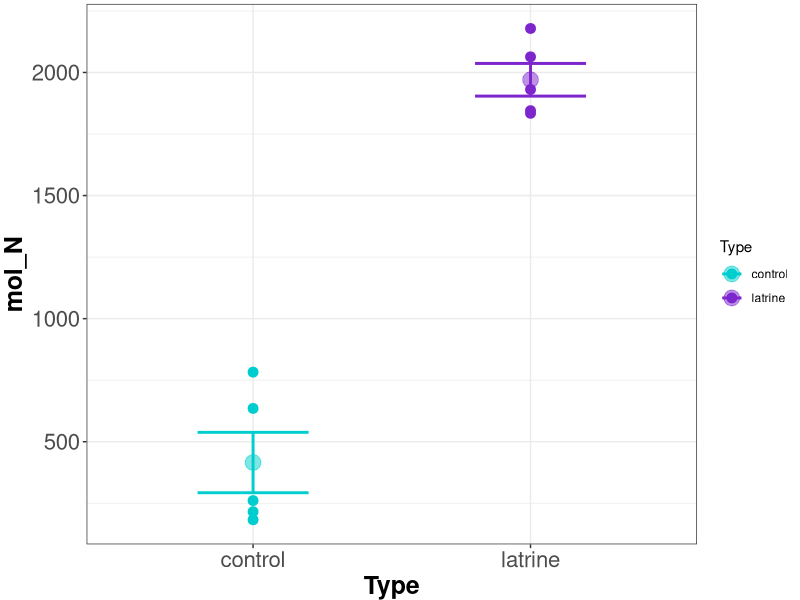
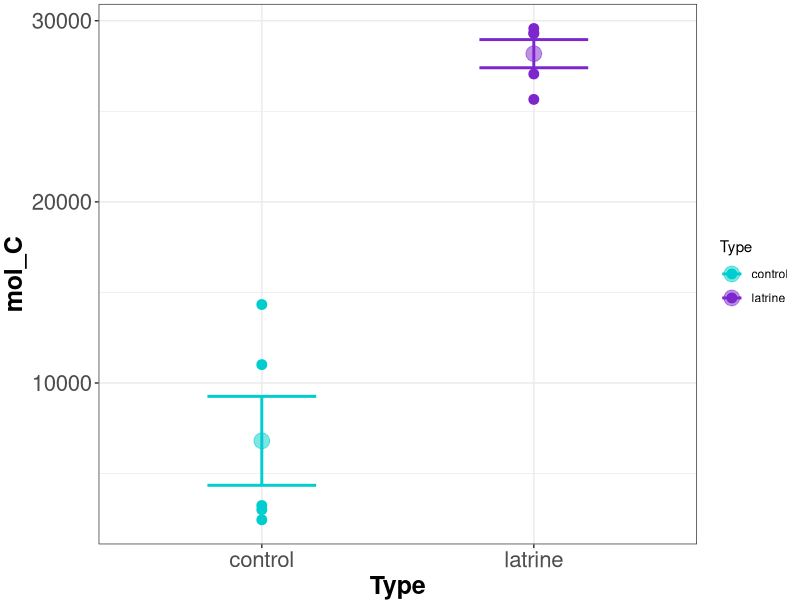
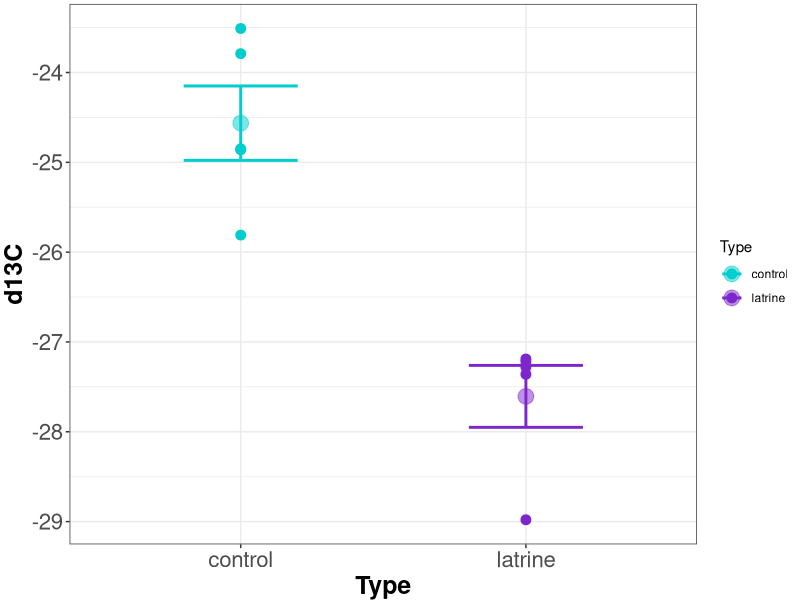
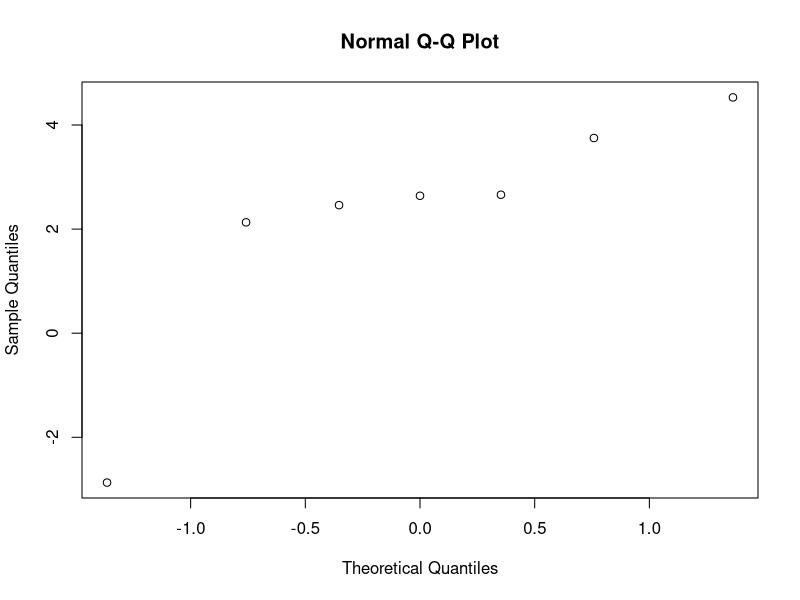
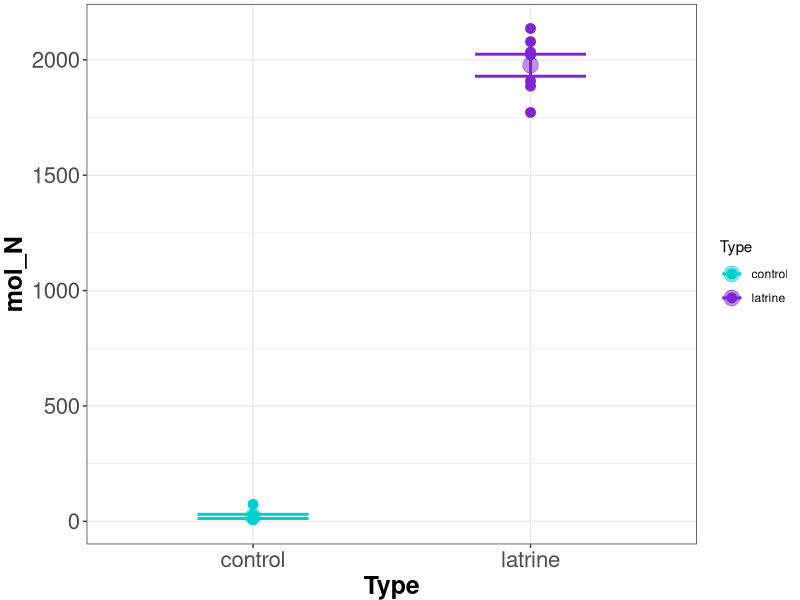
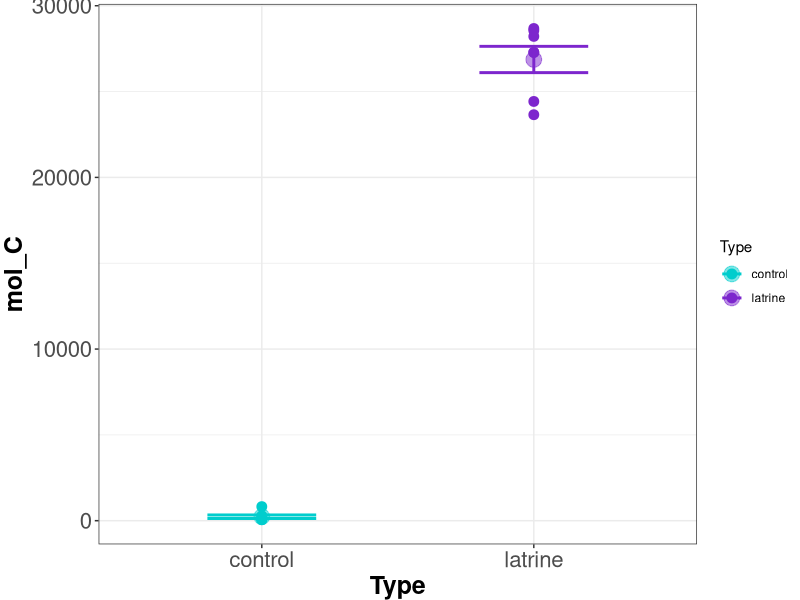
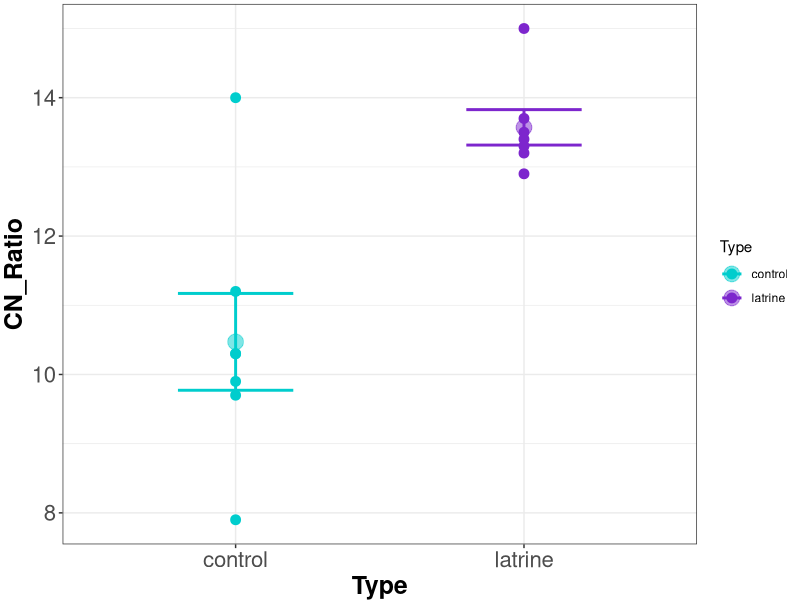
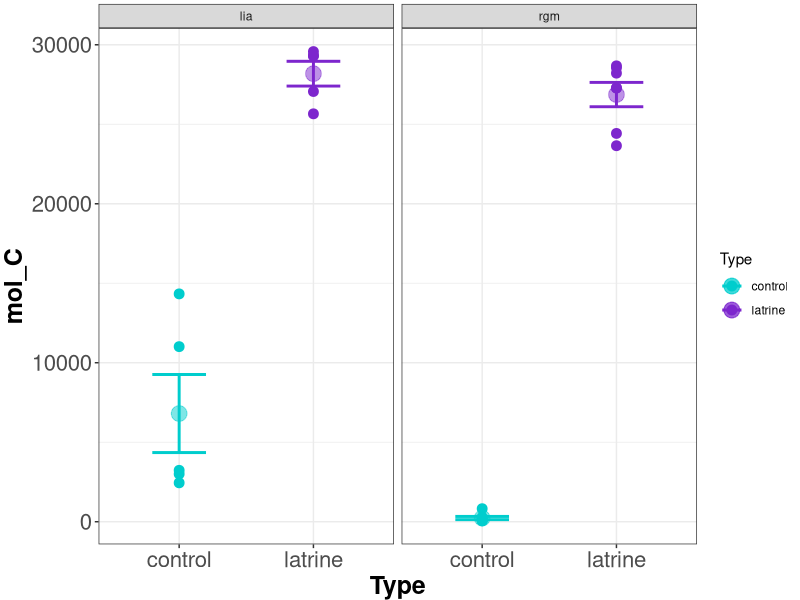

Generate these figures, in order, with R:
library(ggplot2)
library(vegan)
library(tidyverse)
library(doBy)

#load in nutrient data
nutrient<- read.csv("Peru_Nutrient.csv")


########## LIA----

#filter for just lia and remove na
nut_LIA<- nutrient[c(1:4,6:8,11:13),]

#make data wide
wide_LIA<-pivot_wider(names_from='Type', values_from=c('mass_N','mol_N','Mass_C','mol_C','d15N','d13C','CN_Ratio'), data=nut_LIA)

#normality test on the difference between columns
shapiro.test(wide_LIA$mol_N_control-wide_LIA$mol_N_latrine)
shapiro.test(wide_LIA$mol_C_control-wide_LIA$mol_C_latrine)
shapiro.test(wide_LIA$d15N_control-wide_LIA$d15N_latrine)
shapiro.test(wide_LIA$d13C_control-wide_LIA$d13C_latrine)
shapiro.test(wide_LIA$CN_Ratio_control-wide_LIA$CN_Ratio_latrine)

#run paired ttest for control and latrine
t.test(Pair(mol_N_control,mol_N_latrine)~1, data=wide_LIA)
t.test(Pair(mol_C_control,mol_C_latrine)~1, data=wide_LIA)
t.test(Pair(d15N_control,d15N_latrine)~1, data=wide_LIA) #not different
t.test(Pair(d13C_control,d13C_latrine)~1, data=wide_LIA)
t.test(Pair(CN_Ratio_control,CN_Ratio_latrine)~1, data=wide_LIA) #not different

#plots
molN_stats <- summaryBy(mol_N ~ Type , nut_LIA, FUN = c(mean))

ggplot(nut_LIA, aes(x=Type, y=mol_N, color=Type, group=Type))+
  geom_point(size=3)+
  geom_point(data=molN_stats, aes(x = Type, y = mol_N.mean, color=Type), size=5, alpha=.5) +
  stat_summary(aes(x=Type, y=mol_N), geom="errorbar", fun.data="mean_se",
                 fun.args=list(mult=1), size=1, width=.4) +
 scale_color_manual(values=c('cyan3','purple3'))+ 
  theme_bw()+
  theme(
    plot.title = element_text(size = 16, hjust = 0.5),
    axis.title.y = element_text(face="bold", size = 18), 
    axis.text.y = element_text(size = 16),
    axis.title.x = element_text(size = 18, face = "bold",color = "black"),
    axis.text.x=element_text(size=16),
    plot.margin = unit(c(0.1,0.1,0,0.1),"cm"))

molC_stats <- summaryBy(mol_C ~ Type , nut_LIA, FUN = c(mean))

ggplot(nut_LIA, aes(x=Type, y=mol_C, color=Type, group=Type))+
  geom_point(size=3)+
  geom_point(data=molC_stats, aes(x = Type, y = mol_C.mean, color=Type), size=5, alpha=.5) +
  stat_summary(aes(x=Type, y=mol_C), geom="errorbar", fun.data="mean_se",
               fun.args=list(mult=1), size=1, width=.4) +
  scale_color_manual(values=c('cyan3','purple3'))+ 
  theme_bw()+
  theme(
    plot.title = element_text(size = 16, hjust = 0.5),
    axis.title.y = element_text(face="bold", size = 18), 
    axis.text.y = element_text(size = 16),
    axis.title.x = element_text(size = 18, face = "bold",color = "black"),
    axis.text.x=element_text(size=16),
    plot.margin = unit(c(0.1,0.1,0,0.1),"cm"))

d13C_stats <- summaryBy(d13C ~ Type , nut_LIA, FUN = c(mean))

ggplot(nut_LIA, aes(x=Type, y=d13C, color=Type, group=Type))+
  geom_point(size=3)+
  geom_point(data=d13C_stats, aes(x = Type, y = d13C.mean, color=Type), size=5, alpha=.5) +
  stat_summary(aes(x=Type, y=d13C), geom="errorbar", fun.data="mean_se",
               fun.args=list(mult=1), size=1, width=.4) +
  scale_color_manual(values=c('cyan3','purple3'))+ 
  theme_bw()+
  theme(
    plot.title = element_text(size = 16, hjust = 0.5),
    axis.title.y = element_text(face="bold", size = 18), 
    axis.text.y = element_text(size = 16),
    axis.title.x = element_text(size = 18, face = "bold",color = "black"),
    axis.text.x=element_text(size=16),
    plot.margin = unit(c(0.1,0.1,0,0.1),"cm"))

############ RGM----
#filter for just rgm
nut_RGM<- nutrient[14:27,1:10]

#make data wide
wide_RGM<-pivot_wider(names_from='Type', values_from=c('mass_N','mol_N','Mass_C','mol_C','d15N','d13C','CN_Ratio'), data=nut_RGM)

#normality test on the difference between columns
shapiro.test(wide_RGM$mol_N_control-wide_RGM$mol_N_latrine)
shapiro.test(wide_RGM$mol_C_control-wide_RGM$mol_C_latrine)
shapiro.test(wide_RGM$d15N_control-wide_RGM$d15N_latrine)
shapiro.test(wide_RGM$d13C_control-wide_RGM$d13C_latrine) #not normal
shapiro.test(wide_RGM$CN_Ratio_control-wide_RGM$CN_Ratio_latrine)

qqnorm(wide_RGM$d13C_control-wide_RGM$d13C_latrine)

#run paired ttest for control and latrine
t.test(Pair(mol_N_control,mol_N_latrine)~1, data=wide_RGM)
t.test(Pair(mol_C_control,mol_C_latrine)~1, data=wide_RGM)
t.test(Pair(d15N_control,d15N_latrine)~1, data=wide_RGM) #not different
t.test(Pair(d13C_control,d13C_latrine)~1, data=wide_RGM) # p= .05124, but not normal
t.test(Pair(CN_Ratio_control,CN_Ratio_latrine)~1, data=wide_RGM) 

RGM_d13C_c<- wide_RGM$d13C_control
RGM_d13C_l<- wide_RGM$d13C_latrine
wilcox.test(RGM_d13C_c, RGM_d13C_l, paired=T) # not different

#plots
RGM_molN_stats <- summaryBy(mol_N ~ Type , nut_RGM, FUN = c(mean))

ggplot(nut_RGM, aes(x=Type, y=mol_N, color=Type, group=Type))+
  geom_point(size=3)+
  geom_point(data=RGM_molN_stats, aes(x = Type, y = mol_N.mean, color=Type), size=5, alpha=.5) +
  stat_summary(aes(x=Type, y=mol_N), geom="errorbar", fun.data="mean_se",
               fun.args=list(mult=1), size=1, width=.4) +
  scale_color_manual(values=c('cyan3','purple3'))+ 
  theme_bw()+
  theme(
    plot.title = element_text(size = 16, hjust = 0.5),
    axis.title.y = element_text(face="bold", size = 18), 
    axis.text.y = element_text(size = 16),
    axis.title.x = element_text(size = 18, face = "bold",color = "black"),
    axis.text.x=element_text(size=16),
    plot.margin = unit(c(0.1,0.1,0,0.1),"cm"))

RGM_molC_stats <- summaryBy(mol_C ~ Type , nut_RGM, FUN = c(mean))

ggplot(nut_RGM, aes(x=Type, y=mol_C, color=Type, group=Type))+
  geom_point(size=3)+
  geom_point(data=RGM_molC_stats, aes(x = Type, y = mol_C.mean, color=Type), size=5, alpha=.5) +
  stat_summary(aes(x=Type, y=mol_C), geom="errorbar", fun.data="mean_se",
               fun.args=list(mult=1), size=1, width=.4) +
  scale_color_manual(values=c('cyan3','purple3'))+ 
  theme_bw()+
  theme(
    plot.title = element_text(size = 16, hjust = 0.5),
    axis.title.y = element_text(face="bold", size = 18), 
    axis.text.y = element_text(size = 16),
    axis.title.x = element_text(size = 18, face = "bold",color = "black"),
    axis.text.x=element_text(size=16),
    plot.margin = unit(c(0.1,0.1,0,0.1),"cm"))

RGM_CN_stats <- summaryBy(CN_Ratio ~ Type , nut_RGM, FUN = c(mean))

ggplot(nut_RGM, aes(x=Type, y=CN_Ratio, color=Type, group=Type))+
  geom_point(size=3)+
  geom_point(data=RGM_CN_stats, aes(x = Type, y = CN_Ratio.mean, color=Type), size=5, alpha=.5) +
  stat_summary(aes(x=Type, y=CN_Ratio), geom="errorbar", fun.data="mean_se",
               fun.args=list(mult=1), size=1, width=.4) +
  scale_color_manual(values=c('cyan3','purple3'))+ 
  theme_bw()+
  theme(
    plot.title = element_text(size = 16, hjust = 0.5),
    axis.title.y = element_text(face="bold", size = 18), 
    axis.text.y = element_text(size = 16),
    axis.title.x = element_text(size = 18, face = "bold",color = "black"),
    axis.text.x=element_text(size=16),
    plot.margin = unit(c(0.1,0.1,0,0.1),"cm"))



#####plot both soil types----

#mol C
RGM_C_mean<- data.frame(soilAge=c('rgm','rgm'), Type=c('control', 'latrine'), mol_C=c(231.7143, 26869))
LIA_C_mean<-data.frame(soilAge=c('lia','lia'), Type=c('control', 'latrine'), mol_C=c(6805.8, 28181.8))

ggplot(nutrient, aes(x=Type, y=mol_C, color=Type, group=Type))+
  geom_point(size=3)+
  geom_point(data=RGM_C_mean, aes(x = Type, y = mol_C, color=Type), size=5, alpha=.5) +
  geom_point(data=LIA_C_mean, aes(x = Type, y = mol_C, color=Type), size=5, alpha=.5) +
  stat_summary(aes(x=Type, y=mol_C), geom="errorbar", fun.data="mean_se",
               fun.args=list(mult=1), size=1, width=.4) +
  scale_color_manual(values=c('cyan3','purple3'))+ 
  theme_bw()+
  facet_wrap(~soilAge)+
  theme(
    plot.title = element_text(size = 16, hjust = 0.5),
    axis.title.y = element_text(face="bold", size = 18), 
    axis.text.y = element_text(size = 16),
    axis.title.x = element_text(size = 18, face = "bold",color = "black"),
    axis.text.x=element_text(size=16),
    plot.margin = unit(c(0.1,0.1,0,0.1),"cm"))

#mol_N
RGM_N_mean<- data.frame(soilAge=c('rgm','rgm'), Type=c('control', 'latrine'), mol_N=c(21.37143, 1976.61429))
LIA_N_mean<-data.frame(soilAge=c('lia','lia'), Type=c('control', 'latrine'), mol_N=c(415.52, 1970.44))

nutrient[c(1:4,6:8,11:27),] %>% 
  ggplot(., aes(x=Type, y=mol_N, color=Type, group=Type))+
    geom_point(size=3)+
    geom_point(data=RGM_N_mean, aes(x = Type, y = mol_N, color=Type), size=5, alpha=.5) +
    geom_point(data=LIA_N_mean, aes(x = Type, y = mol_N, color=Type), size=5, alpha=.5) +
    stat_summary(aes(x=Type, y=mol_N), geom="errorbar", fun.data="mean_se",
                 fun.args=list(mult=1), size=1, width=.4) +
    scale_color_manual(values=c('cyan3','purple3'))+ 
    theme_bw()+
    facet_wrap(~soilAge)+
    theme(
      plot.title = element_text(size = 16, hjust = 0.5),
      axis.title.y = element_text(face="bold", size = 18), 
      axis.text.y = element_text(size = 16),
      axis.title.x = element_text(size = 18, face = "bold",color = "black"),
      axis.text.x=element_text(size=16),
      plot.margin = unit(c(0.1,0.1,0,0.1),"cm"))


#CN ratio
RGM_CN_mean<- data.frame(soilAge=c('rgm','rgm'), Type=c('control', 'latrine'), CN_Ratio=c(mean(wide_RGM$CN_Ratio_control), mean(wide_RGM$CN_Ratio_latrine)))
LIA_CN_mean<-data.frame(soilAge=c('lia','lia'), Type=c('control', 'latrine'), CN_Ratio=c(mean(wide_LIA$CN_Ratio_control), mean(wide_LIA$CN_Ratio_latrine)))

ggplot(nutrient, aes(x=Type, y=CN_Ratio, color=Type, group=Type))+
  geom_point(size=3)+
  geom_point(data=RGM_CN_mean, aes(x = Type, y = CN_Ratio, color=Type), size=5, alpha=.5) +
  geom_point(data=LIA_CN_mean, aes(x = Type, y = CN_Ratio, color=Type), size=5, alpha=.5) +
  stat_summary(aes(x=Type, y=CN_Ratio), geom="errorbar", fun.data="mean_se",
               fun.args=list(mult=1), size=1, width=.4) +
  scale_color_manual(values=c('cyan3','purple3'))+ 
  theme_bw()+
  facet_wrap(~soilAge)+
  theme(
    plot.title = element_text(size = 16, hjust = 0.5),
    axis.title.y = element_text(face="bold", size = 18), 
    axis.text.y = element_text(size = 16),
    axis.title.x = element_text(size = 18, face = "bold",color = "black"),
    axis.text.x=element_text(size=16),
    plot.margin = unit(c(0.1,0.1,0,0.1),"cm"))

#d15N ratio
RGM_d15N_mean<- data.frame(soilAge=c('rgm','rgm'), Type=c('control', 'latrine'), d15N=c(mean(wide_RGM$d15N_control), mean(wide_RGM$d15N_latrine)))
LIA_d15N_mean<-data.frame(soilAge=c('lia','lia'), Type=c('control', 'latrine'), d15N=c(mean(wide_LIA$d15N_control), mean(wide_LIA$d15N_latrine)))

ggplot(nutrient, aes(x=Type, y=d15N, color=Type, group=Type))+
  geom_point(size=3)+
  geom_point(data=RGM_d15N_mean, aes(x = Type, y = d15N, color=Type), size=5, alpha=.5) +
  geom_point(data=LIA_d15N_mean, aes(x = Type, y = d15N, color=Type), size=5, alpha=.5) +
  stat_summary(aes(x=Type, y=d15N), geom="errorbar", fun.data="mean_se",
               fun.args=list(mult=1), size=1, width=.4) +
  scale_color_manual(values=c('cyan3','purple3'))+ 
  theme_bw()+
  facet_wrap(~soilAge)+
  theme(
    plot.title = element_text(size = 16, hjust = 0.5),
    axis.title.y = element_text(face="bold", size = 18), 
    axis.text.y = element_text(size = 16),
    axis.title.x = element_text(size = 18, face = "bold",color = "black"),
    axis.text.x=element_text(size=16),
    plot.margin = unit(c(0.1,0.1,0,0.1),"cm"))

#d13C ratio
RGM_d13C_mean<- data.frame(soilAge=c('rgm','rgm'), Type=c('control', 'latrine'), d13C=c(mean(wide_RGM$d13C_control), mean(wide_RGM$d13C_latrine)))
LIA_d13C_mean<-data.frame(soilAge=c('lia','lia'), Type=c('control', 'latrine'), d13C=c(mean(wide_LIA$d13C_control), mean(wide_LIA$d13C_latrine)))

ggplot(nutrient, aes(x=Type, y=d13C, color=Type, group=Type))+
  geom_point(size=3)+
  geom_point(data=RGM_d13C_mean, aes(x = Type, y = d13C, color=Type), size=5, alpha=.5) +
  geom_point(data=LIA_d13C_mean, aes(x = Type, y = d13C, color=Type), size=5, alpha=.5) +
  stat_summary(aes(x=Type, y=d13C), geom="errorbar", fun.data="mean_se",
               fun.args=list(mult=1), size=1, width=.4) +
  scale_color_manual(values=c('cyan3','purple3'))+ 
  theme_bw()+
  facet_wrap(~soilAge)+
  theme(
    plot.title = element_text(size = 16, hjust = 0.5),
    axis.title.y = element_text(face="bold", size = 18), 
    axis.text.y = element_text(size = 16),
    axis.title.x = element_text(size = 18, face = "bold",color = "black"),
    axis.text.x=element_text(size=16),
    plot.margin = unit(c(0.1,0.1,0,0.1),"cm"))

############ latrines----
#filter for just latrines
nut_lat<- nutrient %>% 
  filter(Type=='latrine') %>% 
  filter(!is.na(mol_C))

#make data wide
wide_lat<-pivot_wider(names_from='soilAge', values_from=c('mass_N','mol_N','Mass_C','mol_C','d15N','d13C','CN_Ratio'), data=nut_lat)

#normality test on the difference between columns
shapiro.test(nut_lat$mol_N)
shapiro.test(nut_lat$mol_C)
shapiro.test(nut_lat$d15N)
shapiro.test(nut_lat$d13C) # not normal
shapiro.test(nut_lat$CN_Ratio)

qqnorm(nut_lat$d13C)

#run paired ttest for control and latrine
t.test(mol_N~soilAge, data=nut_lat)
t.test(mol_C~soilAge, data=nut_lat)
t.test(d15N~soilAge, data=nut_lat)
t.test(CN_Ratio~soilAge, data=nut_lat)
#none of these are different

wilcox.test(d13C~soilAge, data=nut_lat) # not different
